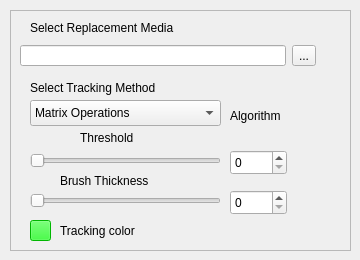
     <widget class="QWidget" name="tab">
      <attribute name="title">
       <string>Both</string>
      </attribute>
      <widget class="QFrame" name="BgTrackOptions_frame">
       <property name="enabled">
        <bool>true</bool>
       </property>
       <property name="geometry">
        <rect>
         <x>10</x>
         <y>10</y>
         <width>341</width>
         <height>241</height>
        </rect>
       </property>
       <property name="frameShape">
        <enum>QFrame::StyledPanel</enum>
       </property>
       <property name="frameShadow">
        <enum>QFrame::Raised</enum>
       </property>
       <widget class="QComboBox" name="BgTrackMethod_comboBox">
        <property name="geometry">
         <rect>
          <x>20</x>
          <y>90</y>
          <width>191</width>
          <height>26</height>
         </rect>
        </property>
        <item>
         <property name="text">
          <string>Matrix Operations</string>
         </property>
        </item>
        <item>
         <property name="text">
          <string>Color Range</string>
         </property>
        </item>
       </widget>
       <widget class="QLabel" name="BgTrackAlgorithm_label">
        <property name="geometry">
         <rect>
          <x>220</x>
          <y>90</y>
          <width>62</width>
          <height>31</height>
         </rect>
        </property>
        <property name="text">
         <string>Algorithm</string>
        </property>
       </widget>
       <widget class="QLabel" name="BgTrackThreshold_label">
        <property name="geometry">
         <rect>
          <x>70</x>
          <y>120</y>
          <width>71</width>
          <height>16</height>
         </rect>
        </property>
        <property name="text">
         <string>Threshold</string>
        </property>
       </widget>
       <widget class="QSlider" name="BgTrackThreshold_horizontalSlider">
        <property name="geometry">
         <rect>
          <x>20</x>
          <y>140</y>
          <width>191</width>
          <height>21</height>
         </rect>
        </property>
        <property name="maximum">
         <number>255</number>
        </property>
        <property name="orientation">
         <enum>Qt::Horizontal</enum>
        </property>
       </widget>
       <widget class="QLabel" name="BgTrack_label">
        <property name="geometry">
         <rect>
          <x>20</x>
          <y>70</y>
          <width>181</width>
          <height>16</height>
         </rect>
        </property>
        <property name="text">
         <string>Select Tracking Method</string>
        </property>
       </widget>
       <widget class="QSlider" name="BgTrackBrushThick_horizontalSlider">
        <property name="geometry">
         <rect>
          <x>20</x>
          <y>180</y>
          <width>191</width>
          <height>21</height>
         </rect>
        </property>
        <property name="maximum">
         <number>255</number>
        </property>
        <property name="orientation">
         <enum>Qt::Horizontal</enum>
        </property>
       </widget>
       <widget class="QLabel" name="BgTrackBrushThick_label">
        <property name="geometry">
         <rect>
          <x>50</x>
          <y>160</y>
          <width>121</width>
          <height>21</height>
         </rect>
        </property>
        <property name="text">
         <string>Brush Thickness</string>
        </property>
        <property name="wordWrap">
         <bool>true</bool>
        </property>
       </widget>
       <widget class="QSpinBox" name="BgTrackThreshold_spinBox">
        <property name="geometry">
         <rect>
          <x>220</x>
          <y>140</y>
          <width>57</width>
          <height>25</height>
         </rect>
        </property>
        <property name="maximum">
         <number>255</number>
        </property>
       </widget>
       <widget class="QSpinBox" name="BgTrackBrushThick_spinBox">
        <property name="geometry">
         <rect>
          <x>220</x>
          <y>180</y>
          <width>57</width>
          <height>25</height>
         </rect>
        </property>
        <property name="maximum">
         <number>255</number>
        </property>
       </widget>
       <widget class="QLabel" name="BgTrackObjectColor_label">
        <property name="geometry">
         <rect>
          <x>50</x>
          <y>210</y>
          <width>96</width>
          <height>21</height>
         </rect>
        </property>
        <property name="text">
         <string>Tracking color</string>
        </property>
       </widget>
       <widget class="QPushButton" name="BgTrackObjectColor_pushButton">
        <property name="geometry">
         <rect>
          <x>20</x>
          <y>210</y>
          <width>21</width>
          <height>21</height>
         </rect>
        </property>
        <property name="autoFillBackground">
         <bool>false</bool>
        </property>
        <property name="styleSheet">
         <string notr="true">background-color: rgb(0,255,0)</string>
        </property>
        <property name="text">
         <string/>
        </property>
        <property name="autoRepeatDelay">
         <number>300</number>
        </property>
        <property name="flat">
         <bool>false</bool>
        </property>
       </widget>
       <widget class="QWidget" name="separationWidget_2" native="true">
        <property name="geometry">
         <rect>
          <x>0</x>
          <y>30</y>
          <width>311</width>
          <height>31</height>
         </rect>
        </property>
        <layout class="QHBoxLayout" name="horizontalLayout_5">
         <property name="leftMargin">
          <number>10</number>
         </property>
         <property name="topMargin">
          <number>5</number>
         </property>
         <property name="rightMargin">
          <number>5</number>
         </property>
         <property name="bottomMargin">
          <number>5</number>
         </property>
         <item>
          <widget class="QLineEdit" name="BgTrackselectBackgroundPath_lineEdit"/>
         </item>
         <item>
          <widget class="QToolButton" name="BgTrackselectBackgroundPath_toolButton">
           <property name="text">
            <string>...</string>
           </property>
          </widget>
         </item>
        </layout>
       </widget>
       <widget class="QLabel" name="BgTrackPathSelect_label">
        <property name="geometry">
         <rect>
          <x>20</x>
          <y>10</y>
          <width>181</width>
          <height>16</height>
         </rect>
        </property>
        <property name="text">
         <string>Select Replacement Media</string>
        </property>
       </widget>
      </widget>
     </widget>
